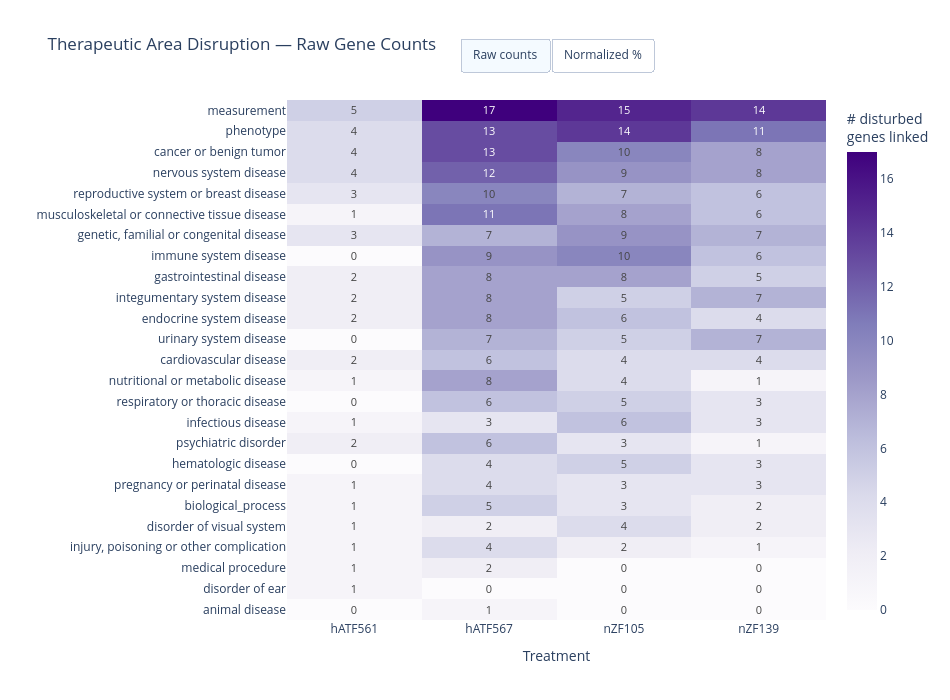

Notebook code cell kept with this figure:
### Code cell
import plotly.graph_objects as go

# Build long-format table: one row per (treatment, therapeutic_area)
area_rows = []
for tx in pareto_treatments:
    top_genes = off_target_results[tx]
    enriched = top_genes.merge(trait_associations, on='gene_id', how='left').dropna(subset=['disease_name'])
    exploded = enriched.explode('therapeutic_areas').dropna(subset=['therapeutic_areas'])
    
    area_counts = (exploded
                   .groupby('therapeutic_areas')
                   .agg(n_genes=('gene_id', 'nunique'))
                   .reset_index())
    area_counts['treatment'] = tx
    area_rows.append(area_counts)

area_long = pd.concat(area_rows, ignore_index=True)

# Normalize by total disturbed genes per treatment
treatment_totals = {tx: len(off_target_results[tx]) for tx in pareto_treatments}
area_long['pct_of_disturbed'] = area_long.apply(
    lambda r: r['n_genes'] / treatment_totals[r['treatment']] * 100, axis=1
)

# Pivot both views - all therapeutic areas as rows
count_data = area_long.pivot_table(
    index='therapeutic_areas', columns='treatment', values='n_genes', fill_value=0
)
pct_data = area_long.pivot_table(
    index='therapeutic_areas', columns='treatment', values='pct_of_disturbed', fill_value=0
)

# Sort by total impact
order = count_data.sum(axis=1).sort_values(ascending=True).index
count_data = count_data.loc[order]
pct_data = pct_data.loc[order]

# Build figure with toggleable views
fig = go.Figure()

fig.add_trace(go.Heatmap(
    z=count_data.values, x=count_data.columns, y=count_data.index,
    colorscale='Purples',
    text=count_data.values, texttemplate='%{text}', textfont=dict(size=11),
    colorbar=dict(title='# disturbed<br>genes linked'),
    visible=True,
    hovertemplate='Treatment: %{x}<br>Area: %{y}<br>Genes: %{z}<extra></extra>',
))

fig.add_trace(go.Heatmap(
    z=pct_data.values, x=pct_data.columns, y=pct_data.index,
    colorscale='Purples',
    text=pct_data.values, texttemplate='%{text:.1f}%', textfont=dict(size=11),
    colorbar=dict(title='% of disturbed<br>genes linked'),
    visible=False,
    hovertemplate='Treatment: %{x}<br>Area: %{y}<br>Share: %{z:.1f}%<extra></extra>',
))

fig.update_layout(
    updatemenus=[dict(
        type='buttons', direction='right',
        x=0.5, xanchor='center', y=1.12, yanchor='top',
        showactive=True,
        buttons=[
            dict(label='Raw counts', method='update',
                 args=[{'visible': [True, False]},
                       {'title': 'Therapeutic Area Disruption — Raw Gene Counts'}]),
            dict(label='Normalized %', method='update',
                 args=[{'visible': [False, True]},
                       {'title': 'Therapeutic Area Disruption — % of Disturbed Genes per Treatment'}]),
        ],
    )],
    title='Therapeutic Area Disruption — Raw Gene Counts',
    xaxis_title='Treatment', yaxis_title='',
    height=700, width=950,
    template='plotly_white',
)
fig.show()

### Figure 1 — Plotly figure (JSON) as saved in the notebook; plotly's stock layout.template omitted (floating-point values rounded to 4 significant figures)
{"data": [{"colorbar": {"title": {"text": "# disturbed<br>genes linked"}}, "colorscale": [[0, "rgb(252,251,253)"], [0.125, "rgb(239,237,245)"], [0.25, "rgb(218,218,235)"], [0.375, "rgb(188,189,220)"], [0.5, "rgb(158,154,200)"], [0.625, "rgb(128,125,186)"], [0.75, "rgb(106,81,163)"], [0.875, "rgb(84,39,143)"], [1, "rgb(63,0,125)"]], "hovertemplate": "Treatment: %{x}<br>Area: %{y}<br>Genes: %{z}<extra></extra>", "text": [[0.0, 1.0, 0.0, 0.0], [1.0, 0.0, 0.0, 0.0], [1.0, 2.0, 0.0, 0.0], [1.0, 4.0, 2.0, 1.0], [1.0, 2.0, 4.0, 2.0], [1.0, 5.0, 3.0, 2.0], [1.0, 4.0, 3.0, 3.0], [0.0, 4.0, 5.0, 3.0], [2.0, 6.0, 3.0, 1.0], [1.0, 3.0, 6.0, 3.0], [0.0, 6.0, 5.0, 3.0], [1.0, 8.0, 4.0, 1.0], [2.0, 6.0, 4.0, 4.0], [0.0, 7.0, 5.0, 7.0], [2.0, 8.0, 6.0, 4.0], [2.0, 8.0, 5.0, 7.0], [2.0, 8.0, 8.0, 5.0], [0.0, 9.0, 10.0, 6.0], [3.0, 7.0, 9.0, 7.0], [1.0, 11.0, 8.0, 6.0], [3.0, 10.0, 7.0, 6.0], [4.0, 12.0, 9.0, 8.0], [4.0, 13.0, 10.0, 8.0], [4.0, 13.0, 14.0, 11.0], [5.0, 17.0, 15.0, 14.0]], "textfont": {"size": 11}, "texttemplate": "%{text}", "type": "heatmap", "visible": true, "x": ["hATF561", "hATF567", "nZF105", "nZF139"], "y": ["animal disease", "disorder of ear", "medical procedure", "injury, poisoning or other complication", "disorder of visual system", "biological_process", "pregnancy or perinatal disease", "hematologic disease", "psychiatric disorder", "infectious disease", "respiratory or thoracic disease", "nutritional or metabolic disease", "cardiovascular disease", "urinary system disease", "endocrine system disease", "integumentary system disease", "gastrointestinal disease", "immune system disease", "genetic, familial or congenital disease", "musculoskeletal or connective tissue disease", "reproductive system or breast disease", "nervous system disease", "cancer or benign tumor", "phenotype", "measurement"], "z": [[0.0, 1.0, 0.0, 0.0], [1.0, 0.0, 0.0, 0.0], [1.0, 2.0, 0.0, 0.0], [1.0, 4.0, 2.0, 1.0], [1.0, 2.0, 4.0, 2.0], [1.0, 5.0, 3.0, 2.0], [1.0, 4.0, 3.0, 3.0], [0.0, 4.0, 5.0, 3.0], [2.0, 6.0, 3.0, 1.0], [1.0, 3.0, 6.0, 3.0], [0.0, 6.0, 5.0, 3.0], [1.0, 8.0, 4.0, 1.0], [2.0, 6.0, 4.0, 4.0], [0.0, 7.0, 5.0, 7.0], [2.0, 8.0, 6.0, 4.0], [2.0, 8.0, 5.0, 7.0], [2.0, 8.0, 8.0, 5.0], [0.0, 9.0, 10.0, 6.0], [3.0, 7.0, 9.0, 7.0], [1.0, 11.0, 8.0, 6.0], [3.0, 10.0, 7.0, 6.0], [4.0, 12.0, 9.0, 8.0], [4.0, 13.0, 10.0, 8.0], [4.0, 13.0, 14.0, 11.0], [5.0, 17.0, 15.0, 14.0]]}, {"colorbar": {"title": {"text": "% of disturbed<br>genes linked"}}, "colorscale": [[0, "rgb(252,251,253)"], [0.125, "rgb(239,237,245)"], [0.25, "rgb(218,218,235)"], [0.375, "rgb(188,189,220)"], [0.5, "rgb(158,154,200)"], [0.625, "rgb(128,125,186)"], [0.75, "rgb(106,81,163)"], [0.875, "rgb(84,39,143)"], [1, "rgb(63,0,125)"]], "hovertemplate": "Treatment: %{x}<br>Area: %{y}<br>Share: %{z:.1f}%<extra></extra>", "text": [[0.0, 1.613, 0.0, 0.0], [4.0, 0.0, 0.0, 0.0], [4.0, 3.226, 0.0, 0.0], [4.0, 6.452, 3.279, 1.562], [4.0, 3.226, 6.557, 3.125], [4.0, 8.065, 4.918, 3.125], [4.0, 6.452, 4.918, 4.688], [0.0, 6.452, 8.197, 4.688], [8.0, 9.677, 4.918, 1.562], [4.0, 4.839, 9.836, 4.688], [0.0, 9.677, 8.197, 4.688], [4.0, 12.9, 6.557, 1.562], [8.0, 9.677, 6.557, 6.25], [0.0, 11.29, 8.197, 10.94], [8.0, 12.9, 9.836, 6.25], [8.0, 12.9, 8.197, 10.94], [8.0, 12.9, 13.11, 7.812], [0.0, 14.52, 16.39, 9.375], [12.0, 11.29, 14.75, 10.94], [4.0, 17.74, 13.11, 9.375], [12.0, 16.13, 11.48, 9.375], [16.0, 19.35, 14.75, 12.5], [16.0, 20.97, 16.39, 12.5], [16.0, 20.97, 22.95, 17.19], [20.0, 27.42, 24.59, 21.88]], "textfont": {"size": 11}, "texttemplate": "%{text:.1f}%", "type": "heatmap", "visible": false, "x": ["hATF561", "hATF567", "nZF105", "nZF139"], "y": ["animal disease", "disorder of ear", "medical procedure", "injury, poisoning or other complication", "disorder of visual system", "biological_process", "pregnancy or perinatal disease", "hematologic disease", "psychiatric disorder", "infectious disease", "respiratory or thoracic disease", "nutritional or metabolic disease", "cardiovascular disease", "urinary system disease", "endocrine system disease", "integumentary system disease", "gastrointestinal disease", "immune system disease", "genetic, familial or congenital disease", "musculoskeletal or connective tissue disease", "reproductive system or breast disease", "nervous system disease", "cancer or benign tumor", "phenotype", "measurement"], "z": [[0.0, 1.613, 0.0, 0.0], [4.0, 0.0, 0.0, 0.0], [4.0, 3.226, 0.0, 0.0], [4.0, 6.452, 3.279, 1.562], [4.0, 3.226, 6.557, 3.125], [4.0, 8.065, 4.918, 3.125], [4.0, 6.452, 4.918, 4.688], [0.0, 6.452, 8.197, 4.688], [8.0, 9.677, 4.918, 1.562], [4.0, 4.839, 9.836, 4.688], [0.0, 9.677, 8.197, 4.688], [4.0, 12.9, 6.557, 1.562], [8.0, 9.677, 6.557, 6.25], [0.0, 11.29, 8.197, 10.94], [8.0, 12.9, 9.836, 6.25], [8.0, 12.9, 8.197, 10.94], [8.0, 12.9, 13.11, 7.812], [0.0, 14.52, 16.39, 9.375], [12.0, 11.29, 14.75, 10.94], [4.0, 17.74, 13.11, 9.375], [12.0, 16.13, 11.48, 9.375], [16.0, 19.35, 14.75, 12.5], [16.0, 20.97, 16.39, 12.5], [16.0, 20.97, 22.95, 17.19], [20.0, 27.42, 24.59, 21.88]]}], "layout": {"height": 700, "title": {"text": "Therapeutic Area Disruption — Raw Gene Counts"}, "updatemenus": [{"buttons": [{"args": [{"visible": [true, false]}, {"title": "Therapeutic Area Disruption — Raw Gene Counts"}], "label": "Raw counts", "method": "update"}, {"args": [{"visible": [false, true]}, {"title": "Therapeutic Area Disruption — % of Disturbed Genes per Treatment"}], "label": "Normalized %", "method": "update"}], "direction": "right", "showactive": true, "type": "buttons", "x": 0.5, "xanchor": "center", "y": 1.12, "yanchor": "top"}], "width": 950, "xaxis": {"title": {"text": "Treatment"}}, "yaxis": {"title": {"text": ""}}}}
